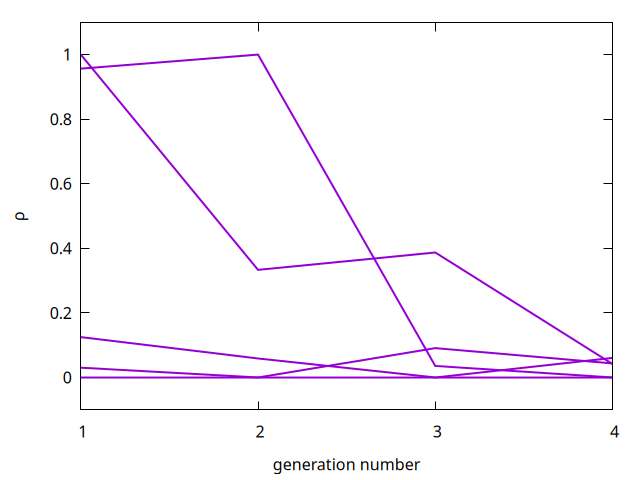

The gnuplot source for this figure:
#!/usr/bin/gnuplot 

set term pngcairo
set out "gen-phd.png"
#set term svg
#set out "gen-phd.svg"
filename="../../db_final.gen.tsv"
width=2
set xlabel "generation number"
set ylabel "{/Symbol r}"  
set xtics 0,1
set yrange [-0.1:1.1]

plot [1:4] filename u 1:5 w l lw width notitle

#pause -1
